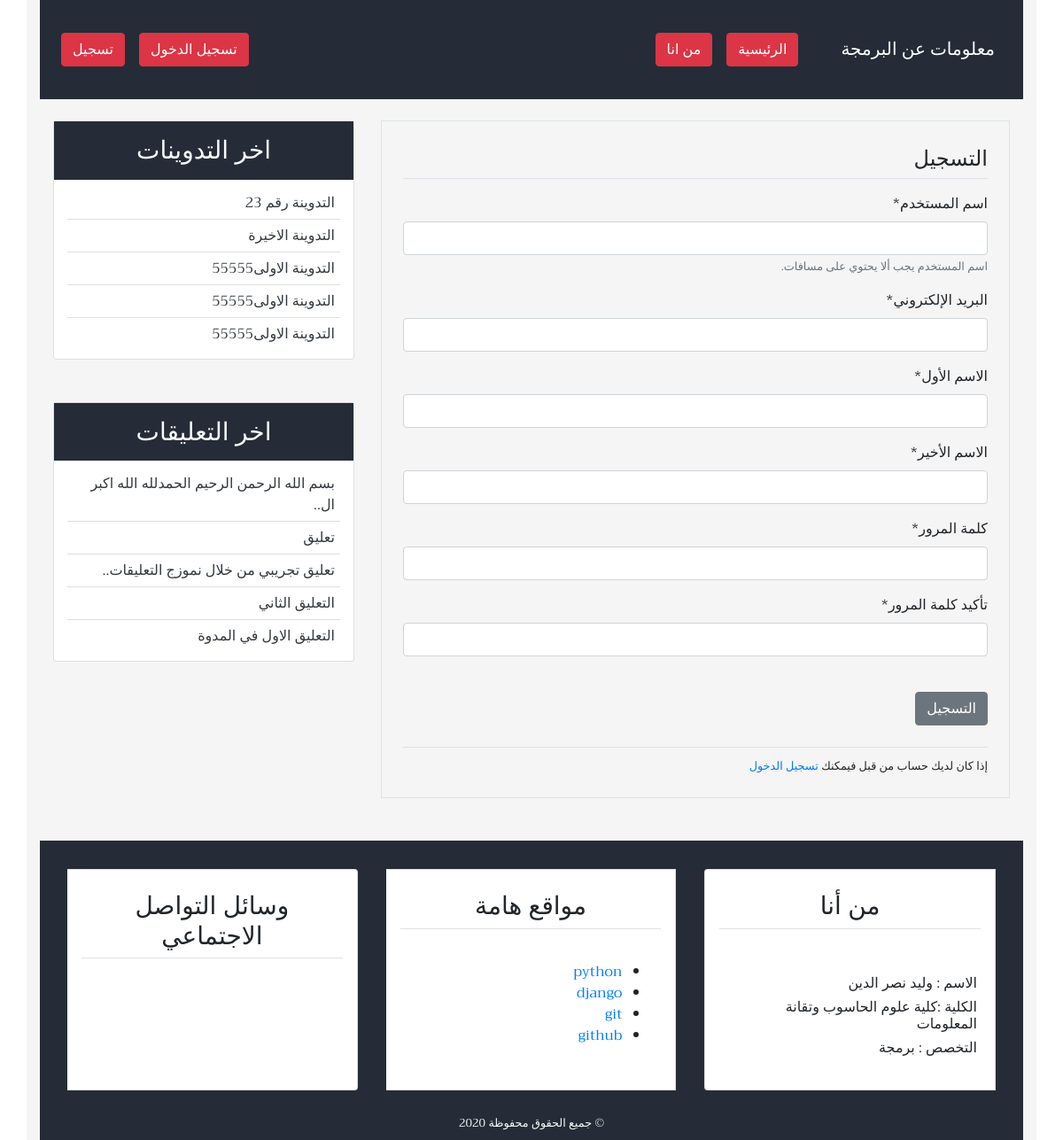
Page /register/ on the earlier database version.
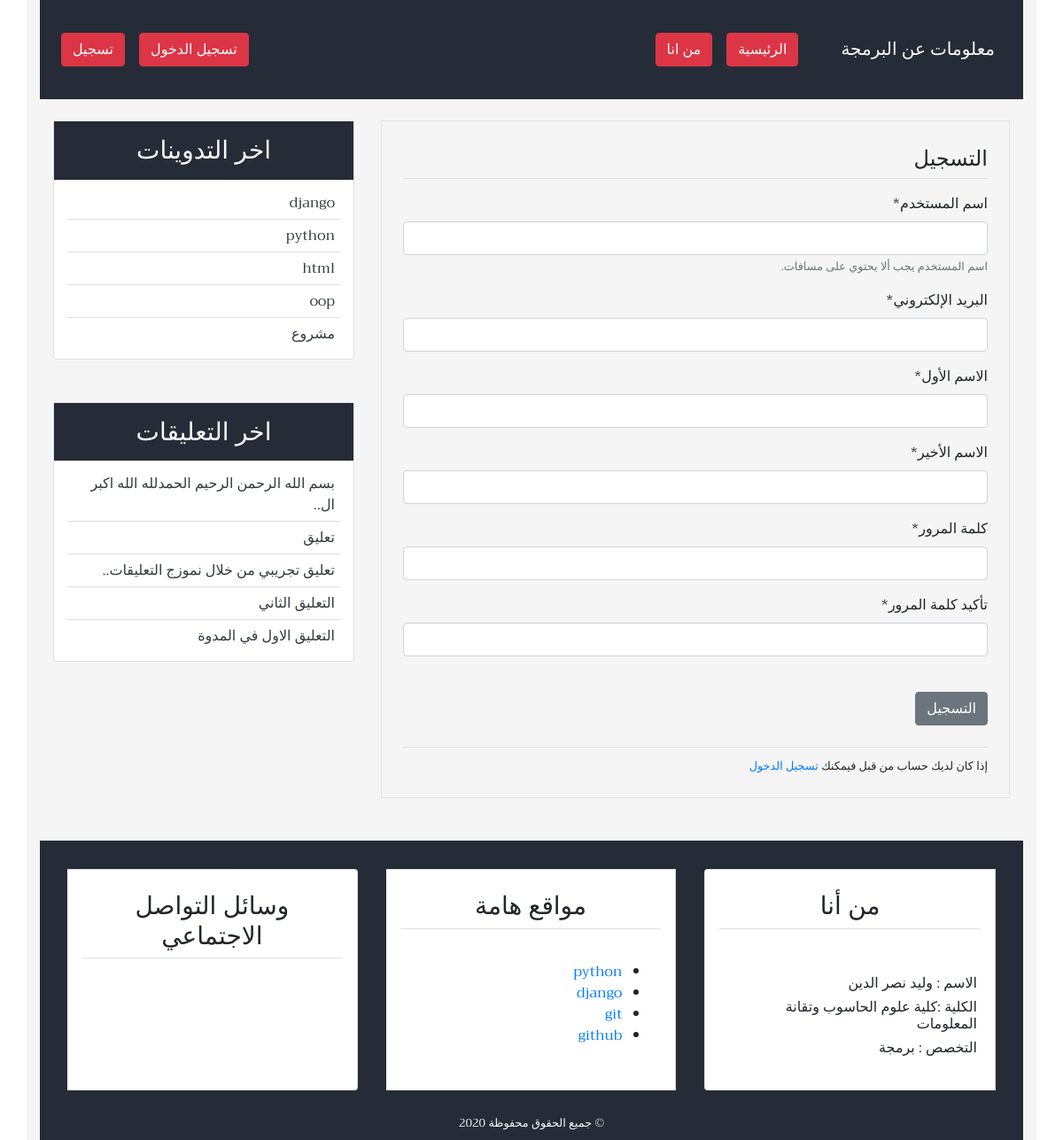
Same page on the later database version.
### blog/models.py (models this page shows, shortened)
class Post(models.Model):
    title =       models.CharField(max_length=100)
    content =     models.TextField()
    post_date =   models.DateTimeField(default=timezone.now)
    post_update = models.DateTimeField(auto_now=True)
    author =      models.ForeignKey(User, on_delete=models.CASCADE)
    class Meta:
        ordering = ('-post_date',)

class Comment(models.Model):
    name = models.CharField(max_length=50, verbose_name='الاسم')
    email = models.EmailField(verbose_name='البريد الإلكتروني')
    body = models.TextField(verbose_name='التعليق')
    comment_data = models.DateTimeField(auto_now_add=True)
    active = models.BooleanField(default=False)
    post = models.ForeignKey(Post, on_delete=models.CASCADE, related_name='comments')
    class Meta:
        ordering = ('-comment_data',)

### user/views.py (the view)
# urls.py: path('register/', views.register, name="register"),
def register(request):
    if request.method == 'POST':
        form = UserCreationForm(request.POST)
        if form.is_valid():
            new_user = form.save(commit=False)
            new_user.set_password(form.cleaned_data['password1'])
            new_user.save()
            messages.success(request, f'تهانينا {new_user} لقد تمت عملية التسجيل بنجاح . ')
            return redirect('home')
    else:
        form = UserCreationForm()
    return render(request, 'user/register.html', {
        'title': 'التسجيل',
         'form': form,
    })

### user/forms.py (shortened to what this page needs)
class UserCreationForm(forms.ModelForm):
    username = forms.CharField(label='اسم المستخدم', max_length=30, help_text="اسم المستخدم يجب ألا يحتوي على مسافات.")
    email = forms.EmailField(label='البريد الإلكتروني')
    first_name = forms.CharField(label='الاسم الأول')
    last_name = forms.CharField(label='الاسم الأخير')
    password1 = forms.CharField(label='كلمة المرور',  widget=forms.PasswordInput(), min_length=8)
    password2 = forms.CharField(label='تأكيد كلمة المرور',  widget=forms.PasswordInput(), min_length=8)
    class Meta:
        model = User
        fields = ('username','email','first_name',
                'last_name','password1','password2')

### blog/templatetags/post_tag.py (called while the page is built)
@register.inclusion_tag('blog/latest_posts.html')
def latest_posts():
    context = {
        'l_posts': Post.objects.all()[0:5],
    }
    return context

@register.inclusion_tag('blog/latest_comments.html')
def latest_comments():
    context = {
        'l_comments': Comment.objects.filter(active=True)[:5],
    }
    return context

### user/templates/user/register.html (shortened to what this page needs)
{% extends 'blog/base.html' %}
{% block content %}
{% load crispy_forms_tags %}
<div class="border p-4 mb-5">
    <legend class="border-bottom pb-1 mb-3">التسجيل</legend>
    <form method="POST">
        {{form|crispy}}
        <input class="btn btn-secondary mt-4" type="submit" value="التسجيل">
    </form>
    <div class="border-top mt-4 pt-2">
        <small>إذا كان لديك حساب من قبل فيمكنك <a href="{% url 'login' %}">تسجيل الدخول</a></small>
    </div>
</div>
{% endblock content %}

### blog/templates/blog/latest_posts.html
<ul class="list-group-flush  latest-post">
    {% for post in l_posts %}
    <li class="list-group-item  latest-post-item">
         <a class="text-dark" href="{% url 'detail' post.id %}">{{post.title}}</a>
    </li>
    {% endfor %}
</ul>

### blog/templates/blog/latest_comments.html
<ul class="list-group-flush  latest-comment">
    {% for comment in l_comments %}
    <li class="list-group-item  latest-comment-item">
        <a class="text-dark" href="{% url 'detail' comment.post.id %}">
            {%if comment.body|length > 25 %}
            {{comment.body|slice:'45'}}..
            {% else %}
            {{comment.body}}
            {% endif %}
        </a>
    </li>
    {% empty %}
    <li class="list-group-item latest-comment-item">لا يوجد تعليقات</li>
    {% endfor %}
</ul>

Differences in the rows shown:
removed Post: title "التدوينة رقم 23"
removed Post: title "التدوينة الاخيرة"
removed Post: title "التدوينة الاولى55555"
removed Post: title "التدوينة الاولى55555"
removed Post: title "التدوينة الاولى55555"
now on this page (row unchanged): Post: title "django"
now on this page (row unchanged): Post: title "python"
now on this page (row unchanged): Post: title "html"
now on this page (row unchanged): Post: title "oop"
now on this page (row unchanged): Post: title "مشروع"
